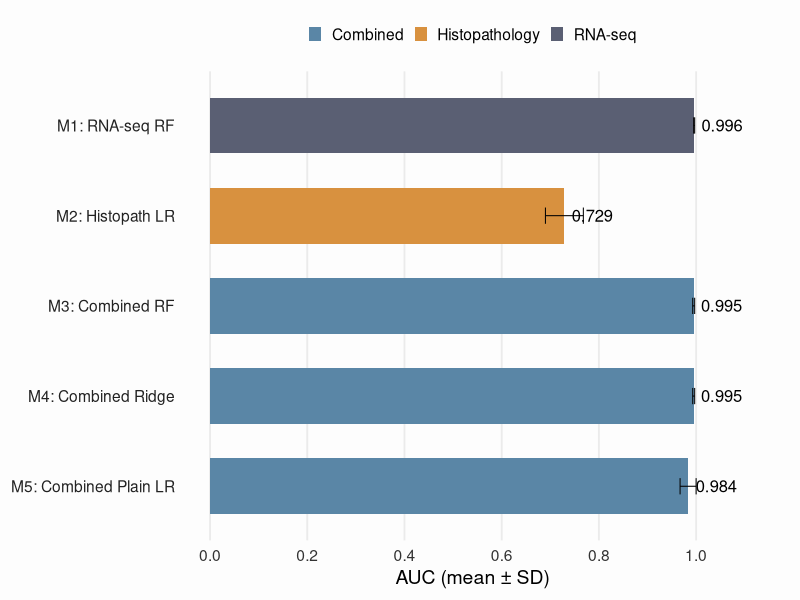

R code for this plot:
## ---- chunk 1
knitr::opts_chunk$set(
  echo = FALSE, 
  warning = FALSE, 
  message = FALSE,
  fig.align = "center",
  out.width = "92%"
)
## ---- chunk 2
library(ggplot2)
auc_data <- data.frame(
  Model = c("M1: RNA-seq RF", "M2: Histopath LR", "M3: Combined RF",
            "M4: Combined Ridge", "M5: Combined Plain LR"),
  AUC = c(0.996, 0.729, 0.995, 0.995, 0.984),
  SD = c(0.001, 0.039, 0.002, 0.002, 0.017),
  Modality = c("RNA-seq", "Histopathology", "Combined", "Combined", "Combined")
)
auc_data$Model <- factor(auc_data$Model, levels = rev(auc_data$Model))
ggplot(auc_data, aes(x = Model, y = AUC, fill = Modality)) +
  geom_col(width = 0.62) +
  geom_errorbar(aes(ymin = AUC - SD, ymax = pmin(AUC + SD, 1)),
                width = 0.18, linewidth = 0.35) +
  geom_text(aes(label = sprintf("%.3f", AUC)), hjust = -0.18, size = 4.2) +
  coord_flip() +
  scale_fill_manual(values = c("Combined" = "#5a86a6",
                               "Histopathology" = "#d8913f",
                               "RNA-seq" = "#5a5f73")) +
  scale_y_continuous(limits = c(0, 1.08), breaks = seq(0, 1, 0.2)) +
  labs(x = NULL, y = "AUC (mean ± SD)", fill = NULL) +
  theme_minimal(base_size = 14) +
  theme(
    legend.position = "top",
    legend.key.size = unit(0.7, "lines"),
    panel.grid.major.y = element_blank(),
    panel.grid.minor = element_blank(),
    plot.margin = margin(12, 28, 8, 8),
    plot.background = element_rect(fill = "#fdfdfd", color = NA),
    panel.background = element_rect(fill = "#fdfdfd", color = NA),
    axis.text = element_text(color = "#333333"),
    axis.text.y = element_text(color = "#222222")
  )
## ---- chunk 3
# Uncomment when figure is ready:
# knitr::include_graphics("tcga_validation_figure.png")
## ---- chunk 4
# Uncomment when Serafina provides figure:
# knitr::include_graphics("km_survival_curve.png")
## ---- chunk 5
# Uncomment when screenshot is ready:
# knitr::include_graphics("shiny_app_screenshot.png")
## ---- chunk 6
ncv_table <- data.frame(
  Model = c("M1: RNA-seq RF", "M2: Histopath LR", "M3: Combined RF",
            "M4: Combined Ridge", "M5: Combined Plain LR"),
  Features = c("~10K genes", "5 clinical", "Top 50 + 5", "Top 50 + 5", "Top 50 + 5"),
  AUC = c("0.996 ± 0.001", "0.729 ± 0.039", "0.995 ± 0.002",
          "0.995 ± 0.002", "0.984 ± 0.017"),
  Sens = c("0.976 ± 0.040", "0.591 ± 0.082", "0.964 ± 0.048",
           "0.971 ± 0.047", "0.941 ± 0.071"),
  Spec = c("0.965 ± 0.022", "0.737 ± 0.051", "0.963 ± 0.020",
           "0.966 ± 0.024", "0.951 ± 0.043")
)
knitr::kable(ncv_table, caption = "Table S1: Full nested CV results (mean ± SD, 5 outer folds).",
             align = c("l","l","r","r","r"))
